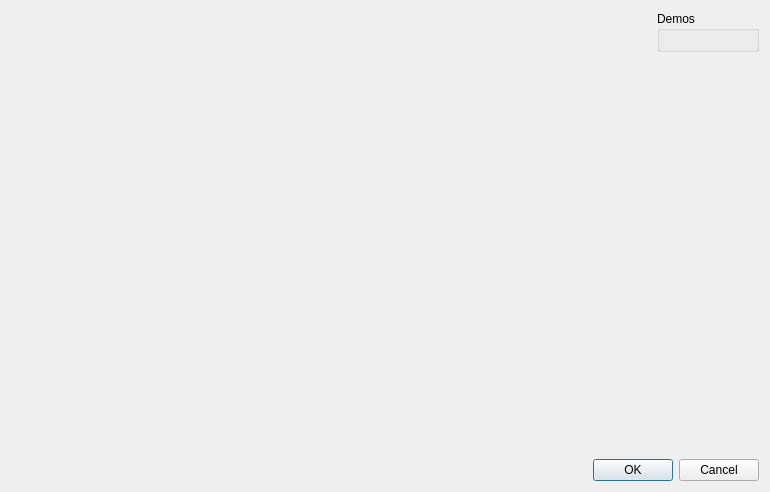
<?xml version="1.0" encoding="UTF-8"?>
<ui version="4.0">
 <class>DemoChooserDialog</class>
 <widget class="QDialog" name="DemoChooserDialog">
  <property name="geometry">
   <rect>
    <x>0</x>
    <y>0</y>
    <width>770</width>
    <height>492</height>
   </rect>
  </property>
  <property name="windowTitle">
   <string>Dialog</string>
  </property>
  <layout class="QVBoxLayout" name="verticalLayout">
   <item>
    <layout class="QHBoxLayout" name="horizontalLayout_2">
     <item>
      <widget class="QLabel" name="label">
       <property name="minimumSize">
        <size>
         <width>640</width>
         <height>0</height>
        </size>
       </property>
       <property name="text">
        <string/>
       </property>
      </widget>
     </item>
     <item>
      <layout class="QVBoxLayout" name="verticalLayout_2">
       <item>
        <widget class="QGroupBox" name="groupBox">
         <property name="title">
          <string>Demos</string>
         </property>
         <layout class="QVBoxLayout" name="verticalLayout_3"/>
        </widget>
       </item>
       <item>
        <spacer name="verticalSpacer">
         <property name="orientation">
          <enum>Qt::Vertical</enum>
         </property>
         <property name="sizeHint" stdset="0">
          <size>
           <width>20</width>
           <height>40</height>
          </size>
         </property>
        </spacer>
       </item>
      </layout>
     </item>
    </layout>
   </item>
   <item>
    <widget class="QDialogButtonBox" name="buttonBox">
     <property name="orientation">
      <enum>Qt::Horizontal</enum>
     </property>
     <property name="standardButtons">
      <set>QDialogButtonBox::Cancel|QDialogButtonBox::Ok</set>
     </property>
    </widget>
   </item>
  </layout>
 </widget>
 <resources/>
 <connections>
  <connection>
   <sender>buttonBox</sender>
   <signal>accepted()</signal>
   <receiver>DemoChooserDialog</receiver>
   <slot>accept()</slot>
   <hints>
    <hint type="sourcelabel">
     <x>248</x>
     <y>254</y>
    </hint>
    <hint type="destinationlabel">
     <x>157</x>
     <y>274</y>
    </hint>
   </hints>
  </connection>
  <connection>
   <sender>buttonBox</sender>
   <signal>rejected()</signal>
   <receiver>DemoChooserDialog</receiver>
   <slot>reject()</slot>
   <hints>
    <hint type="sourcelabel">
     <x>316</x>
     <y>260</y>
    </hint>
    <hint type="destinationlabel">
     <x>286</x>
     <y>274</y>
    </hint>
   </hints>
  </connection>
 </connections>
</ui>
